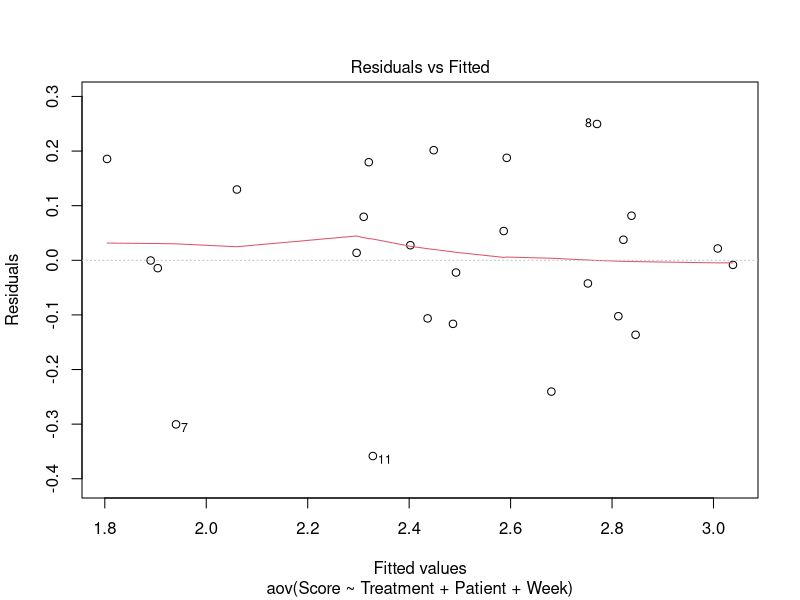
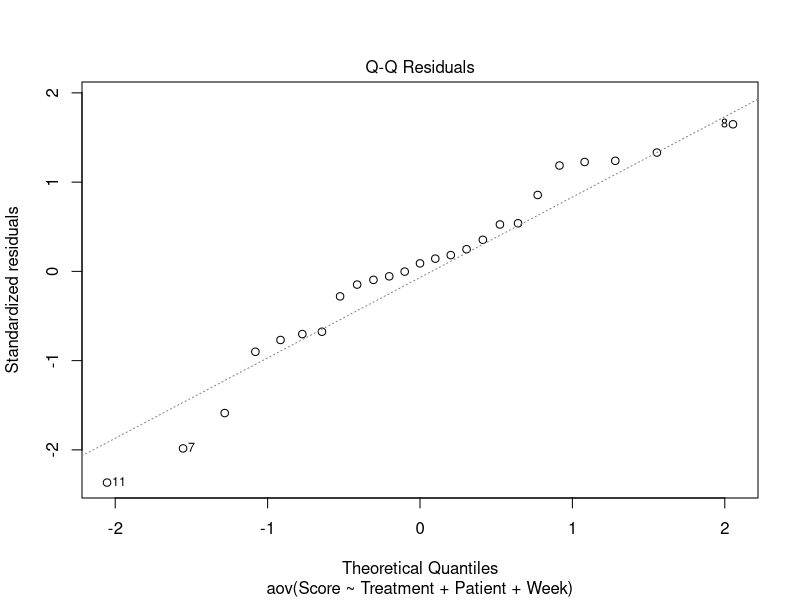
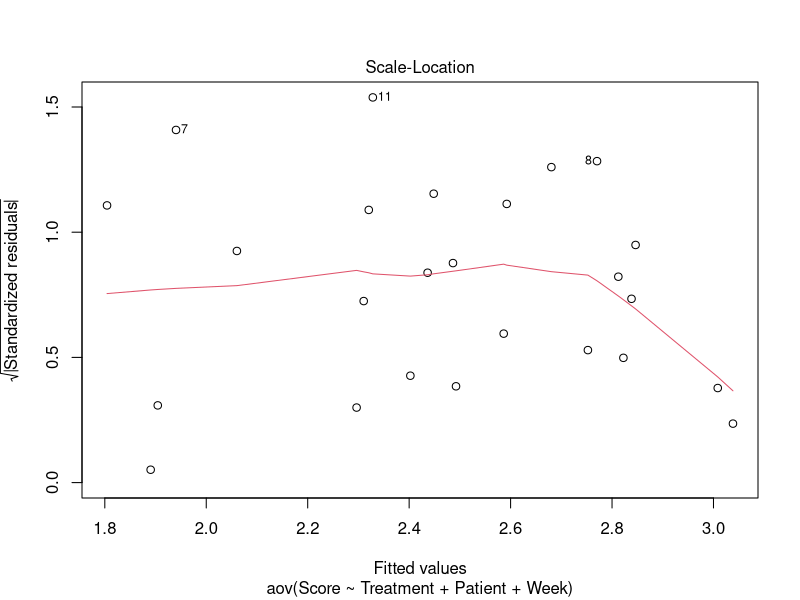
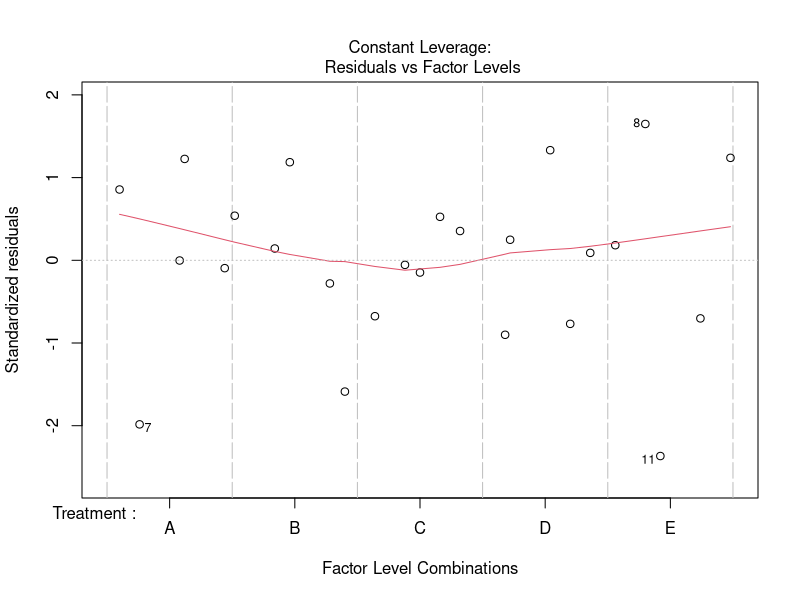

Write R code to recreate these figures, in order.
## ---- chunk 1
library(multcomp)
## ---- chunk 2
treatment <- factor(c(1,2,3,4))
flowers <- c("Rose", "Carnation", "Daisy", "Tulip")
temps <- c("Cold", "Medium", "Warm")

block_combinations <- expand.grid(Flower = flowers, Temp = temps)
randomized_plan <- do.call(rbind, lapply(1:nrow(block_combinations), function(i) {
  t <- sample(treatment)
  data.frame(
    Flower = block_combinations$Flower[i],
    Temp = block_combinations$Temp[i],
    FlowerNumber = 1:4,
    Treatment = t
  )
}))
write.csv(randomized_plan, "TwoBlockRCBPlan.csv", row.names = FALSE)


head(randomized_plan)
## ---- chunk 3
# Create the data
Patient <- rep(1:5, each = 5)
Week <- rep(1:5, times = 5)
Treatment <- c("B", "E", "A", "C", "D",
               "D", "A", "E", "B", "C",
               "E", "B", "C", "D", "A",
               "A", "C", "D", "E", "B",
               "C", "D", "B", "A", "E")

Score <- c(2.92, 2.43, 2.19, 2.71, 2.71,
           2.86, 1.64, 3.02, 3.03, 3.03,
           1.97, 2.50, 2.47, 2.65, 1.89,
           1.99, 2.39, 2.37, 2.33, 2.71,
           2.64, 2.31, 2.44, 1.89, 2.78)

sleep_data <- data.frame(Patient = factor(Patient),
                         Week = factor(Week),
                         Treatment = factor(Treatment),
                         Score = Score)
## ---- chunk 4
# Fit the Latin Square ANOVA model
model <- aov(Score ~ Treatment + Patient + Week, data = sleep_data)

summary(model)
## ---- chunk 5
# Define contrast: A vs. average of B, C, D, E
contrast_matrix <- rbind("Placebo vs Others" = c(1, -0.25, -0.25, -0.25, -0.25))
glht_test <- glht(model, linfct = mcp(Treatment = contrast_matrix))
summary(glht_test)
## ---- chunk 6
# Subset data to exclude placebo (A)
drug_data <- subset(sleep_data, Treatment != "A")

# Refit model
drug_model <- aov(Score ~ Treatment + Patient + Week, data = drug_data)

# Pairwise comparison among B, C, D, E
TukeyHSD(drug_model, "Treatment")
## ---- chunk 7
model <- aov(Score ~ Treatment + Patient + Week, data = sleep_data)

# 1. Residuals vs Fitted
plot(model, which = 1)

# 2. Normal Q-Q plot
plot(model, which = 2)

# 3. Scale-Location plot
plot(model, which = 3)

# 4. Residuals vs Leverage
plot(model, which = 5)
